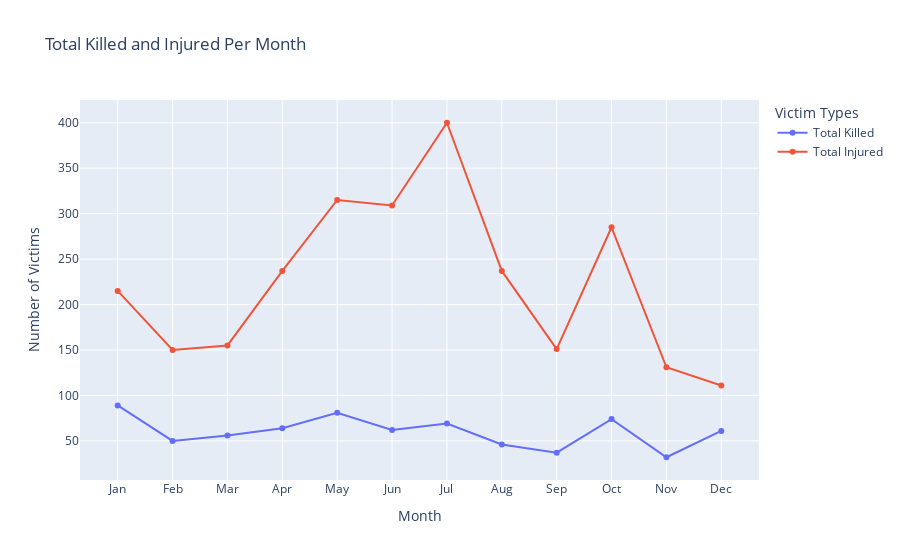

Notebook code for this chart:
### Markdown cell above
Now, I'll create a line chart to visualize the total number of fatalities and injuries caused by mass shootings for each month. This visualization helps pinpoint when the highest levels of human impact occur, making it easier to identify patterns or trends in severity over the year.

This code generates a line chart to display the total number of fatalities and injuries caused by mass shootings for each month. It adds separate lines for 'Total Killed' and 'Total Injured' to make it clear which months saw the highest impact.

### Code cell
# Create a line chart for total killed and injured per month

import plotly.graph_objects as go

fig = go.Figure()

# Add line for total killed
fig.add_trace(go.Scatter(
    x=monthly_mass_shootings['Month'],
    y=monthly_mass_shootings['Total_Killed'],
    mode='lines+markers',
    name='Total Killed'
))

# Add line for total injured
fig.add_trace(go.Scatter(
    x=monthly_mass_shootings['Month'],
    y=monthly_mass_shootings['Total_Injured'],
    mode='lines+markers',
    name='Total Injured'
))

# Update layout
fig.update_layout(
    title='Total Killed and Injured Per Month',
    xaxis_title='Month',
    yaxis_title='Number of Victims',
    legend_title='Victim Types',
    hovermode='x'
)

fig.show()

### Figure 1 — Plotly figure (JSON) as saved in the notebook; plotly's stock layout.template omitted (floating-point values rounded to 4 significant figures)
{"data": [{"mode": "lines+markers", "name": "Total Killed", "type": "scatter", "x": ["Jan", "Feb", "Mar", "Apr", "May", "Jun", "Jul", "Aug", "Sep", "Oct", "Nov", "Dec"], "y": [89, 50, 56, 64, 81, 62, 69, 46, 37, 74, 32, 61]}, {"mode": "lines+markers", "name": "Total Injured", "type": "scatter", "x": ["Jan", "Feb", "Mar", "Apr", "May", "Jun", "Jul", "Aug", "Sep", "Oct", "Nov", "Dec"], "y": [215, 150, 155, 237, 315, 309, 400, 237, 151, 285, 131, 111]}], "layout": {"autosize": true, "hovermode": "x", "legend": {"title": {"text": "Victim Types"}}, "title": {"text": "Total Killed and Injured Per Month"}, "xaxis": {"autorange": true, "range": [-0.6542, 11.65], "title": {"text": "Month"}, "type": "category"}, "yaxis": {"autorange": true, "range": [1.631, 430.4], "title": {"text": "Number of Victims"}, "type": "linear"}}}
